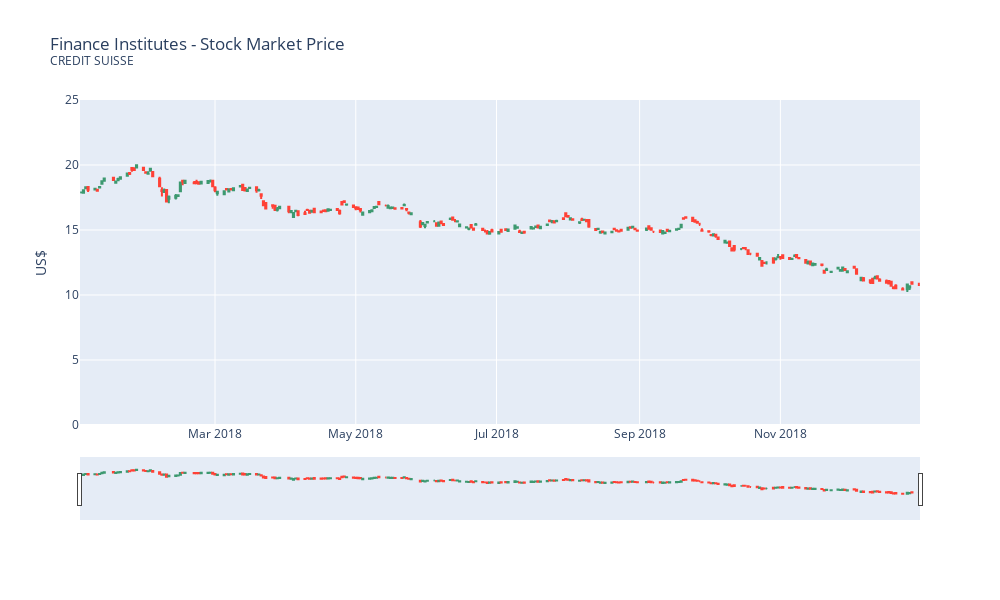

Here is the notebook cell this chart was saved with:
### Markdown cell above
and plot the financial time series OHLC as **candlesticks** using *plotly.graph_objects*

### Code cell
fig = go.Figure(data=[go.Candlestick(x=df['Date'],
                open=df['Open'],
                high=df['High'],
                low=df['Low'],
                close=df['Close'])])

fig.update_layout(
    title="Finance Institutes - Stock Market Price <br><sup>CREDIT SUISSE</sup>",
    yaxis_title='US$',
        width=1000, height=600,
    yaxis_range = (0,25))
    

fig.show()

### Figure 1 — Plotly figure (JSON) as saved in the notebook; plotly's stock layout.template omitted (floating-point values rounded to 4 significant figures; data arrays with more than 128 entries replaced by an {"elided": "..."} marker saying what was removed)
{"data": [{"close": {"elided": "251 float values"}, "high": {"elided": "251 float values"}, "low": {"elided": "251 float values"}, "open": {"elided": "251 float values"}, "type": "candlestick", "x": {"elided": "251 str values"}}], "layout": {"height": 600, "title": {"text": "Finance Institutes - Stock Market Price <br><sup>CREDIT SUISSE</sup>"}, "width": 1000, "yaxis": {"range": [0, 25], "title": {"text": "US$"}}}}
